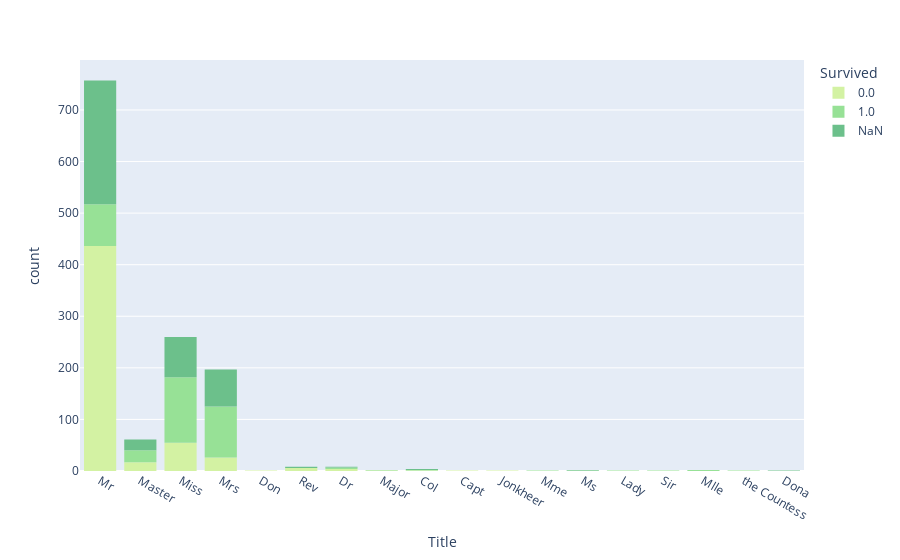

Notebook cell for this chart:
### Code cell
fig = px.histogram(df, x="Title", color="Survived", color_discrete_sequence=cm)
fig.show()

### Figure 1 — Plotly figure (JSON) as saved in the notebook; plotly's stock layout.template omitted (floating-point values rounded to 4 significant figures; data arrays with more than 128 entries replaced by an {"elided": "..."} marker saying what was removed)
{"data": [{"alignmentgroup": "True", "bingroup": "x", "hovertemplate": "Survived=0.0<br>Title=%{x}<br>count=%{y}<extra></extra>", "legendgroup": "0.0", "marker": {"color": "rgb(211, 242, 163)", "pattern": {"shape": ""}}, "name": "0.0", "offsetgroup": "0.0", "orientation": "v", "showlegend": true, "type": "histogram", "x": {"elided": "549 str values"}, "xaxis": "x", "yaxis": "y"}, {"alignmentgroup": "True", "bingroup": "x", "hovertemplate": "Survived=1.0<br>Title=%{x}<br>count=%{y}<extra></extra>", "legendgroup": "1.0", "marker": {"color": "rgb(151, 225, 150)", "pattern": {"shape": ""}}, "name": "1.0", "offsetgroup": "1.0", "orientation": "v", "showlegend": true, "type": "histogram", "x": {"elided": "342 str values"}, "xaxis": "x", "yaxis": "y"}, {"alignmentgroup": "True", "bingroup": "x", "hovertemplate": "Survived=NaN<br>Title=%{x}<br>count=%{y}<extra></extra>", "legendgroup": "NaN", "marker": {"color": "rgb(108, 192, 139)", "pattern": {"shape": ""}}, "name": "NaN", "offsetgroup": "NaN", "orientation": "v", "showlegend": true, "type": "histogram", "x": {"elided": "418 str values"}, "xaxis": "x", "yaxis": "y"}], "layout": {"barmode": "relative", "legend": {"title": {"text": "Survived"}, "tracegroupgap": 0}, "margin": {"t": 60}, "xaxis": {"anchor": "y", "domain": [0, 1], "title": {"text": "Title"}}, "yaxis": {"anchor": "x", "domain": [0, 1], "title": {"text": "count"}}}}
